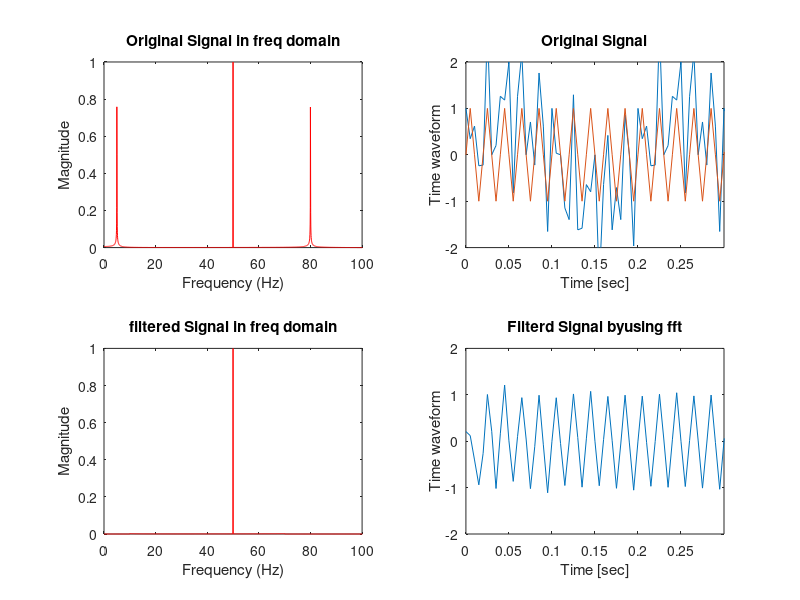

Recreate this plot in MATLAB.
% sample program gfilt.m
clear all;close all;n=4096;dt=0.005;
t=((1:n)-1)*dt;
f=t/dt/dt/n;n2=n/2;n2p1=n2+1;
s1=sin(2*pi*t*50); s2=sin(2*pi*t*5); s3=cos(2*pi*t*80);
s=s1+s2+s3;plot(t,s);axis tight
%%%%%%%%%%%%%%%%%%%%%%%%%%%%%%%%%%%%%%%%%%%%%
% calc correspoiding index number Lowpass= 70[Hz]
F_low=70;
index1=round(F_low*dt*n+1);index2=n+2-index1;lofil=ones(size(s));
lofil((index1+1):(index2-1))=zeros(size((index1+1):(index2-1)));
%%%%%%%%%%%%%%%%%%%%%%%%%%%%%%%%%%%%%
% calc correspoiding index number Highpass=10[Hz]
F_high=10;
index1=round(F_high*dt*n+1);index2=n+2-index1;hifil=zeros(size(s));
hifil(index1:index2)=ones(size(index1:index2));
%%%%%%%%%%%%%%%%%%%%%%%%%%%%%%%%%%%%%
ffts=fft(s);
subplot(2,2,1)
plot(f,abs(ffts)/n2,'r');axis([0 f(n2p1) 0 1])
xlabel('Frequency (Hz)'), ylabel('Magnitude');
title('Original Signal in freq domain');
%% Now apply fft filter in freq domain
ffts = ffts.*lofil.*hifil;
subplot(2,2,3)
plot(f,abs(ffts)/n2,'r');axis([0 f(n2p1) 0 1])
xlabel('Frequency (Hz)'), ylabel('Magnitude');
title('filtered Signal in freq domain')
subplot(2,2,2)
plot(t,s,t,s1);axis([0 0.3 -2 2])
xlabel('Time [sec]');ylabel('Time waveform');title('Original Signal');
subplot(2,2,4)
plot(t,real(ifft(ffts)));axis([0 0.3 -2 2])
xlabel('Time [sec]');ylabel('Time waveform');
title('Filterd Signal byusing fft');
